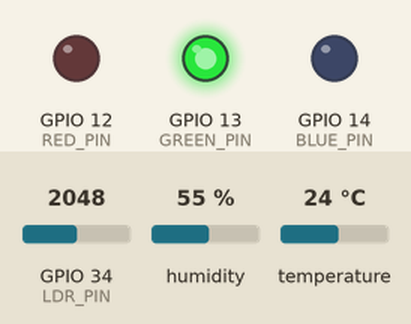
A sketch run on a simulated ESP32. Parts: output pins drawn as LEDs (lit = HIGH). The inputs (shaded band) are chosen by the test bench; at power-on: humidity 55 %, GPIO 34 (LDR_PIN) = 2048, temperature 24 °C. WiFi joins after 1.5 s; servers stay silent unless stated; uploads are accepted with an empty reply; what the sketch prints to the serial monitor is not drawn.

Above: at 2.7 s.
2.8 s: humidity set to 68 %
8.6 s: humidity set to 71 %
At 13.3 s:
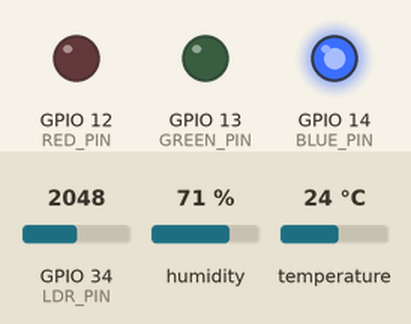
14.4 s: GPIO 34 (LDR_PIN) set to 1545
20.2 s: GPIO 34 (LDR_PIN) set to 1472
At 23.0 s:
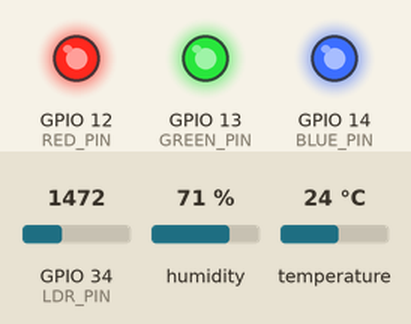
26.0 s: temperature set to 29.5 °C
31.8 s: temperature set to 30.7 °C
At 34.0 s:
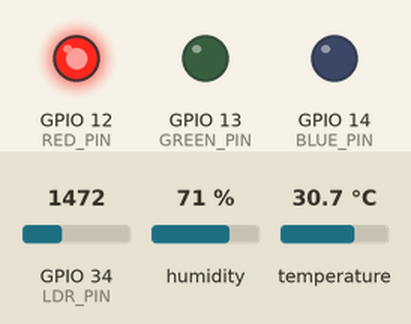
Timing chart, 0 to 35.5 s (numbered marks = the images above; inputs shaded):
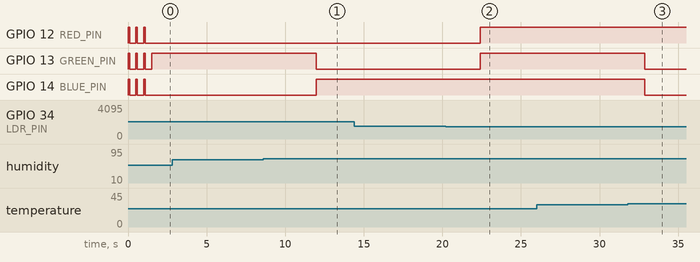

Measured:
- the behaviour switches between 69 and 70 % on humidity (found by bisection; images 0 and 1)
- the behaviour switches between 1500 and 1499 on GPIO 34 (LDR_PIN) (found by bisection; images 1 and 2)
- the behaviour switches between 29.9 and 30 °C on temperature (found by bisection; images 2 and 3)
- after the input at 2.8 s, every drawn part: stays the same
- after the input at 8.6 s, GPIO 13 (GREEN_PIN): HIGH → LOW after 3.4 s; GPIO 14 (BLUE_PIN): LOW → HIGH after 3.4 s
- after the input at 14.4 s, every drawn part: stays the same
- after the input at 20.2 s, GPIO 12 (RED_PIN), GPIO 13 (GREEN_PIN): LOW → HIGH after 2.2 s
- after the input at 26.0 s, every drawn part: stays the same
- after the input at 31.8 s, GPIO 13 (GREEN_PIN), GPIO 14 (BLUE_PIN): HIGH → LOW after 1.1 s
- by itself, GPIO 13 (GREEN_PIN): alternates HIGH for 0.10 s and LOW for 0.40 s, 6 changes in all, then stays HIGH

The sketch:

sketch.ino
```cpp
#include <WiFi.h>
#include <HTTPClient.h>
#include <WiFiClientSecure.h>
#include "DHTesp.h"

const char* ssid = "Wokwi-GUEST";
const char* password = "";
String serverUrl = "http://pedroesp.loca.lt/dados";

const int DHT_PIN = 15;
const int LDR_PIN = 34;

const int RED_PIN = 12;
const int GREEN_PIN = 13;
const int BLUE_PIN = 14;

DHTesp dht;

void setup() {
  Serial.begin(115200);
  dht.setup(DHT_PIN, DHTesp::DHT22);

  pinMode(RED_PIN, OUTPUT);
  pinMode(GREEN_PIN, OUTPUT);
  pinMode(BLUE_PIN, OUTPUT);
  pinMode(LDR_PIN, INPUT);

  conectarWiFi();
}

void conectarWiFi() {
  if (WiFi.status() == WL_CONNECTED) return;
  Serial.println("Conectando ao WiFi...");
  WiFi.begin(ssid, password);

  int tentativas = 0;
  while (WiFi.status() != WL_CONNECTED && tentativas < 20) {
    setColor(true, true, true); delay(100);
    setColor(false, false, false); delay(400);
    Serial.print(".");
    tentativas++;
  }

  if (WiFi.status() == WL_CONNECTED) {
    Serial.println("\n✓ WiFi Conectado!");
    Serial.print("IP: ");
    Serial.println(WiFi.localIP());
  } else {
    Serial.println("\n✗ Falha ao conectar WiFi");
  }
}

void setColor(bool r, bool g, bool b) {
  digitalWrite(RED_PIN, r ? HIGH : LOW);
  digitalWrite(GREEN_PIN, g ? HIGH : LOW);
  digitalWrite(BLUE_PIN, b ? HIGH : LOW);
}

void enviarDados(float temp, float umi, int luz) {
  if (WiFi.status() != WL_CONNECTED) {
    conectarWiFi();
    return;
  }

  HTTPClient http;

  String url = serverUrl +
               "?temp=" + String(temp, 1) +
               "&umi=" + String(umi, 1) +
               "&luz=" + String(luz);

  Serial.println("[HTTP] URL: " + url);

  if (!http.begin(url)) {
    Serial.println("[HTTP] http.begin() falhou");
    return;
  }

  http.addHeader("Bypass-Tunnel-Reminder", "go");

  int httpCode = http.GET();

  if (httpCode > 0) {
    Serial.printf("[HTTP] GET... código: %d\n", httpCode);
    String payload = http.getString();
    Serial.println("[HTTP] Resposta: " + payload);
  } else {
    Serial.printf("[HTTP] GET falhou, código: %d, erro: %s\n",
                  httpCode,
                  http.errorToString(httpCode).c_str());
  }

  http.end();
}

void loop() {
  TempAndHumidity data = dht.getTempAndHumidity();
  float temp = data.temperature;
  float umi = data.humidity;
  int leituraLuz = analogRead(LDR_PIN);

  if (isnan(temp) || isnan(umi)) {
    Serial.println("✗ Erro ao ler sensor DHT!");
    setColor(true, true, false);
    delay(2000);
    return;
  }

  Serial.println("\n========== LEITURAS ==========");
  Serial.println("Temperatura: " + String(temp, 1) + "°C");
  Serial.println("Umidade: " + String(umi, 1) + "%");
  Serial.println("Luz: " + String(leituraLuz) + " (0-4095)");
  Serial.println("==============================");

  if (temp >= 30.0) {
    Serial.println("⚠ ALERTA: Calor Extremo!");
    setColor(true, false, false);

  } else if (leituraLuz < 1500) {
    Serial.println("⚠ ALERTA: Sala Escura!");
    setColor(true, true, true);

  } else if (umi >= 70.0) {
    Serial.println("⚠ ALERTA: Umidade Alta!");
    setColor(false, false, true);

  } else {
    Serial.println("✓ Ambiente Ideal");
    setColor(false, true, false);
  }

  enviarDados(temp, umi, leituraLuz);

  Serial.println("\nAguardando próxima leitura...\n");
  delay(5000);
}
```
